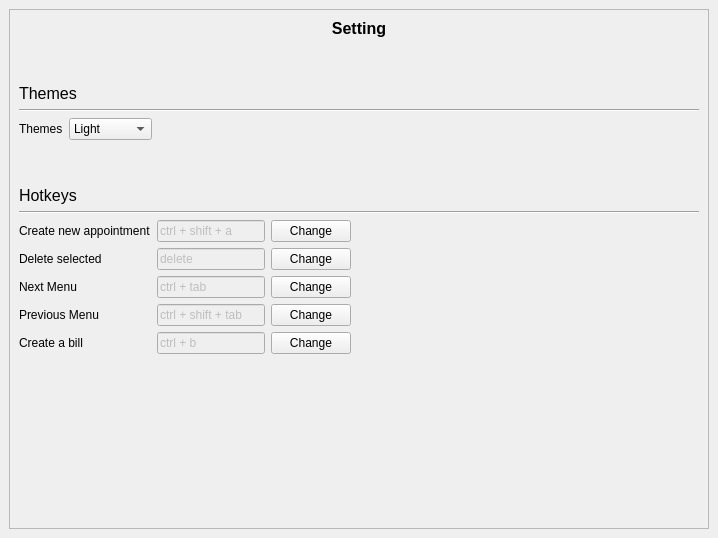
<?xml version="1.0" encoding="UTF-8"?>
<ui version="4.0">
 <class>SettingWindow</class>
 <widget class="QMainWindow" name="SettingWindow">
  <property name="geometry">
   <rect>
    <x>0</x>
    <y>0</y>
    <width>718</width>
    <height>538</height>
   </rect>
  </property>
  <property name="windowTitle">
   <string>MainWindow</string>
  </property>
  <widget class="QWidget" name="centralwidget">
   <layout class="QVBoxLayout" name="verticalLayout_2">
    <item>
     <widget class="QScrollArea" name="scrollArea">
      <property name="widgetResizable">
       <bool>true</bool>
      </property>
      <widget class="QWidget" name="scrollAreaWidgetContents">
       <property name="geometry">
        <rect>
         <x>0</x>
         <y>0</y>
         <width>698</width>
         <height>518</height>
        </rect>
       </property>
       <layout class="QVBoxLayout" name="verticalLayout_4">
        <item>
         <layout class="QVBoxLayout" name="verticalLayout_3">
          <item>
           <layout class="QVBoxLayout" name="verticalLayout">
            <item>
             <widget class="QLabel" name="label_9">
              <property name="font">
               <font>
                <pointsize>12</pointsize>
                <weight>75</weight>
                <bold>true</bold>
               </font>
              </property>
              <property name="text">
               <string>Setting</string>
              </property>
              <property name="alignment">
               <set>Qt::AlignCenter</set>
              </property>
              <property name="wordWrap">
               <bool>true</bool>
              </property>
             </widget>
            </item>
           </layout>
          </item>
          <item>
           <spacer name="verticalSpacer">
            <property name="orientation">
             <enum>Qt::Vertical</enum>
            </property>
            <property name="sizeHint" stdset="0">
             <size>
              <width>20</width>
              <height>40</height>
             </size>
            </property>
           </spacer>
          </item>
          <item>
           <widget class="QLabel" name="label">
            <property name="font">
             <font>
              <pointsize>12</pointsize>
             </font>
            </property>
            <property name="text">
             <string>Themes</string>
            </property>
           </widget>
          </item>
          <item>
           <widget class="Line" name="line_2">
            <property name="orientation">
             <enum>Qt::Horizontal</enum>
            </property>
           </widget>
          </item>
          <item>
           <layout class="QGridLayout" name="gridLayout_2" columnstretch="0,0,1">
            <item row="0" column="0">
             <widget class="QLabel" name="label_2">
              <property name="text">
               <string>Themes</string>
              </property>
             </widget>
            </item>
            <item row="0" column="1">
             <widget class="QComboBox" name="comboBox">
              <property name="cursor">
               <cursorShape>PointingHandCursor</cursorShape>
              </property>
              <item>
               <property name="text">
                <string>Light</string>
               </property>
              </item>
              <item>
               <property name="text">
                <string>Dark</string>
               </property>
              </item>
              <item>
               <property name="text">
                <string>Dark-Teal</string>
               </property>
              </item>
             </widget>
            </item>
            <item row="0" column="2">
             <spacer name="horizontalSpacer_6">
              <property name="orientation">
               <enum>Qt::Horizontal</enum>
              </property>
              <property name="sizeHint" stdset="0">
               <size>
                <width>40</width>
                <height>20</height>
               </size>
              </property>
             </spacer>
            </item>
           </layout>
          </item>
          <item>
           <layout class="QVBoxLayout" name="verticalLayout_5">
            <item>
             <spacer name="verticalSpacer_2">
              <property name="orientation">
               <enum>Qt::Vertical</enum>
              </property>
              <property name="sizeHint" stdset="0">
               <size>
                <width>20</width>
                <height>40</height>
               </size>
              </property>
             </spacer>
            </item>
            <item>
             <widget class="QLabel" name="label_3">
              <property name="font">
               <font>
                <pointsize>12</pointsize>
               </font>
              </property>
              <property name="text">
               <string>Hotkeys</string>
              </property>
             </widget>
            </item>
           </layout>
          </item>
          <item>
           <widget class="Line" name="line_3">
            <property name="orientation">
             <enum>Qt::Horizontal</enum>
            </property>
           </widget>
          </item>
          <item>
           <layout class="QGridLayout" name="gridLayout" columnstretch="0,0,0,0,5">
            <item row="1" column="2">
             <widget class="QLineEdit" name="lineEdit_2">
              <property name="enabled">
               <bool>false</bool>
              </property>
              <property name="cursor">
               <cursorShape>ArrowCursor</cursorShape>
              </property>
              <property name="text">
               <string>delete</string>
              </property>
             </widget>
            </item>
            <item row="2" column="3">
             <widget class="QPushButton" name="pushButton_5">
              <property name="cursor">
               <cursorShape>PointingHandCursor</cursorShape>
              </property>
              <property name="text">
               <string>Change</string>
              </property>
             </widget>
            </item>
            <item row="0" column="2">
             <widget class="QLineEdit" name="lineEdit">
              <property name="enabled">
               <bool>false</bool>
              </property>
              <property name="cursor">
               <cursorShape>ArrowCursor</cursorShape>
              </property>
              <property name="text">
               <string>ctrl + shift + a</string>
              </property>
             </widget>
            </item>
            <item row="1" column="1">
             <widget class="QLabel" name="label_5">
              <property name="text">
               <string>Delete selected</string>
              </property>
             </widget>
            </item>
            <item row="0" column="3">
             <widget class="QPushButton" name="pushButton_3">
              <property name="cursor">
               <cursorShape>PointingHandCursor</cursorShape>
              </property>
              <property name="text">
               <string>Change</string>
              </property>
             </widget>
            </item>
            <item row="3" column="1">
             <widget class="QLabel" name="label_7">
              <property name="text">
               <string>Previous Menu</string>
              </property>
             </widget>
            </item>
            <item row="3" column="2">
             <widget class="QLineEdit" name="lineEdit_4">
              <property name="enabled">
               <bool>false</bool>
              </property>
              <property name="cursor">
               <cursorShape>ArrowCursor</cursorShape>
              </property>
              <property name="text">
               <string>ctrl + shift + tab</string>
              </property>
             </widget>
            </item>
            <item row="0" column="1">
             <widget class="QLabel" name="label_4">
              <property name="text">
               <string>Create new appointment</string>
              </property>
             </widget>
            </item>
            <item row="2" column="1">
             <widget class="QLabel" name="label_6">
              <property name="text">
               <string>Next Menu</string>
              </property>
             </widget>
            </item>
            <item row="2" column="2">
             <widget class="QLineEdit" name="lineEdit_3">
              <property name="enabled">
               <bool>false</bool>
              </property>
              <property name="cursor">
               <cursorShape>ArrowCursor</cursorShape>
              </property>
              <property name="text">
               <string>ctrl + tab</string>
              </property>
             </widget>
            </item>
            <item row="1" column="3">
             <widget class="QPushButton" name="pushButton_4">
              <property name="cursor">
               <cursorShape>PointingHandCursor</cursorShape>
              </property>
              <property name="text">
               <string>Change</string>
              </property>
             </widget>
            </item>
            <item row="3" column="3">
             <widget class="QPushButton" name="pushButton_6">
              <property name="cursor">
               <cursorShape>PointingHandCursor</cursorShape>
              </property>
              <property name="text">
               <string>Change</string>
              </property>
             </widget>
            </item>
            <item row="4" column="1">
             <widget class="QLabel" name="label_8">
              <property name="text">
               <string>Create a bill</string>
              </property>
             </widget>
            </item>
            <item row="4" column="2">
             <widget class="QLineEdit" name="lineEdit_5">
              <property name="enabled">
               <bool>false</bool>
              </property>
              <property name="cursor">
               <cursorShape>ArrowCursor</cursorShape>
              </property>
              <property name="text">
               <string>ctrl + b</string>
              </property>
             </widget>
            </item>
            <item row="4" column="3">
             <widget class="QPushButton" name="pushButton_7">
              <property name="cursor">
               <cursorShape>PointingHandCursor</cursorShape>
              </property>
              <property name="text">
               <string>Change</string>
              </property>
             </widget>
            </item>
            <item row="0" column="4">
             <spacer name="horizontalSpacer">
              <property name="orientation">
               <enum>Qt::Horizontal</enum>
              </property>
              <property name="sizeHint" stdset="0">
               <size>
                <width>40</width>
                <height>20</height>
               </size>
              </property>
             </spacer>
            </item>
            <item row="1" column="4">
             <spacer name="horizontalSpacer_2">
              <property name="orientation">
               <enum>Qt::Horizontal</enum>
              </property>
              <property name="sizeHint" stdset="0">
               <size>
                <width>40</width>
                <height>20</height>
               </size>
              </property>
             </spacer>
            </item>
            <item row="2" column="4">
             <spacer name="horizontalSpacer_3">
              <property name="orientation">
               <enum>Qt::Horizontal</enum>
              </property>
              <property name="sizeHint" stdset="0">
               <size>
                <width>40</width>
                <height>20</height>
               </size>
              </property>
             </spacer>
            </item>
            <item row="3" column="4">
             <spacer name="horizontalSpacer_4">
              <property name="orientation">
               <enum>Qt::Horizontal</enum>
              </property>
              <property name="sizeHint" stdset="0">
               <size>
                <width>40</width>
                <height>20</height>
               </size>
              </property>
             </spacer>
            </item>
            <item row="4" column="4">
             <spacer name="horizontalSpacer_5">
              <property name="orientation">
               <enum>Qt::Horizontal</enum>
              </property>
              <property name="sizeHint" stdset="0">
               <size>
                <width>40</width>
                <height>20</height>
               </size>
              </property>
             </spacer>
            </item>
           </layout>
          </item>
         </layout>
        </item>
        <item>
         <spacer name="verticalSpacer_3">
          <property name="orientation">
           <enum>Qt::Vertical</enum>
          </property>
          <property name="sizeHint" stdset="0">
           <size>
            <width>20</width>
            <height>40</height>
           </size>
          </property>
         </spacer>
        </item>
       </layout>
      </widget>
     </widget>
    </item>
   </layout>
  </widget>
 </widget>
 <resources/>
 <connections/>
</ui>
